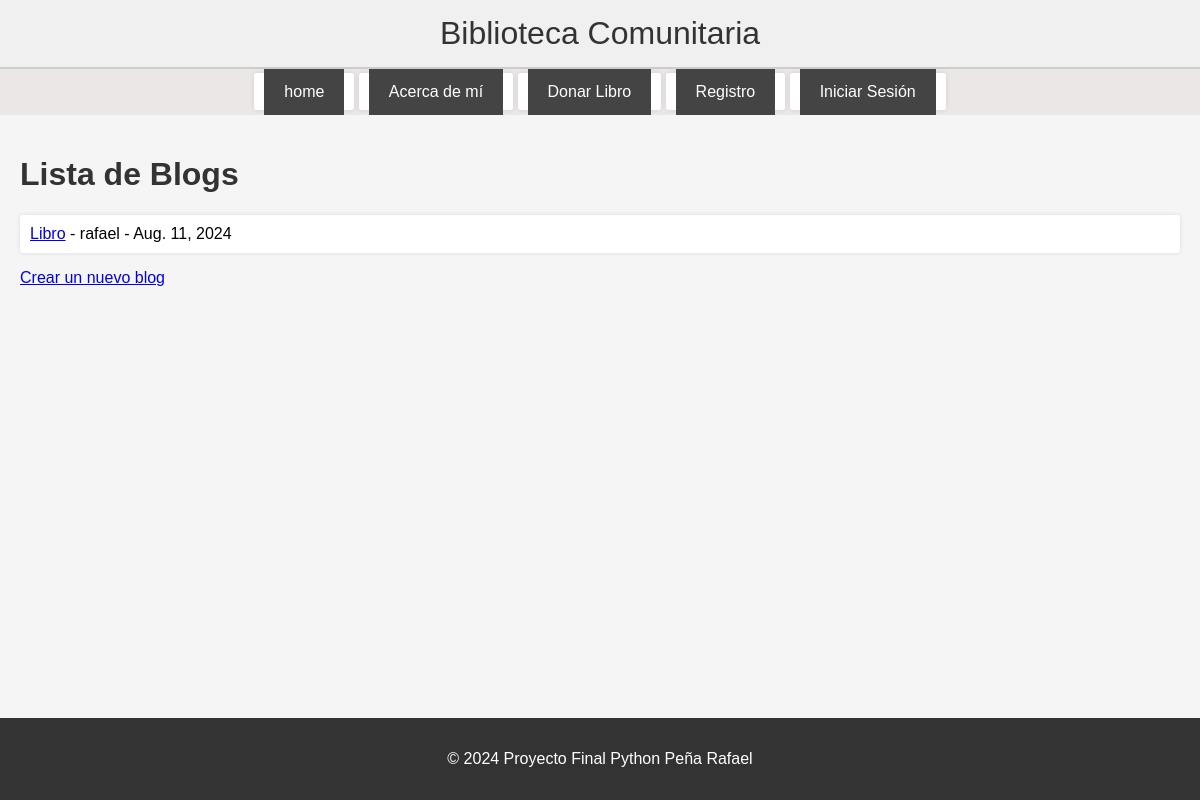
/blogs/, run on an earlier commit of the app's database.
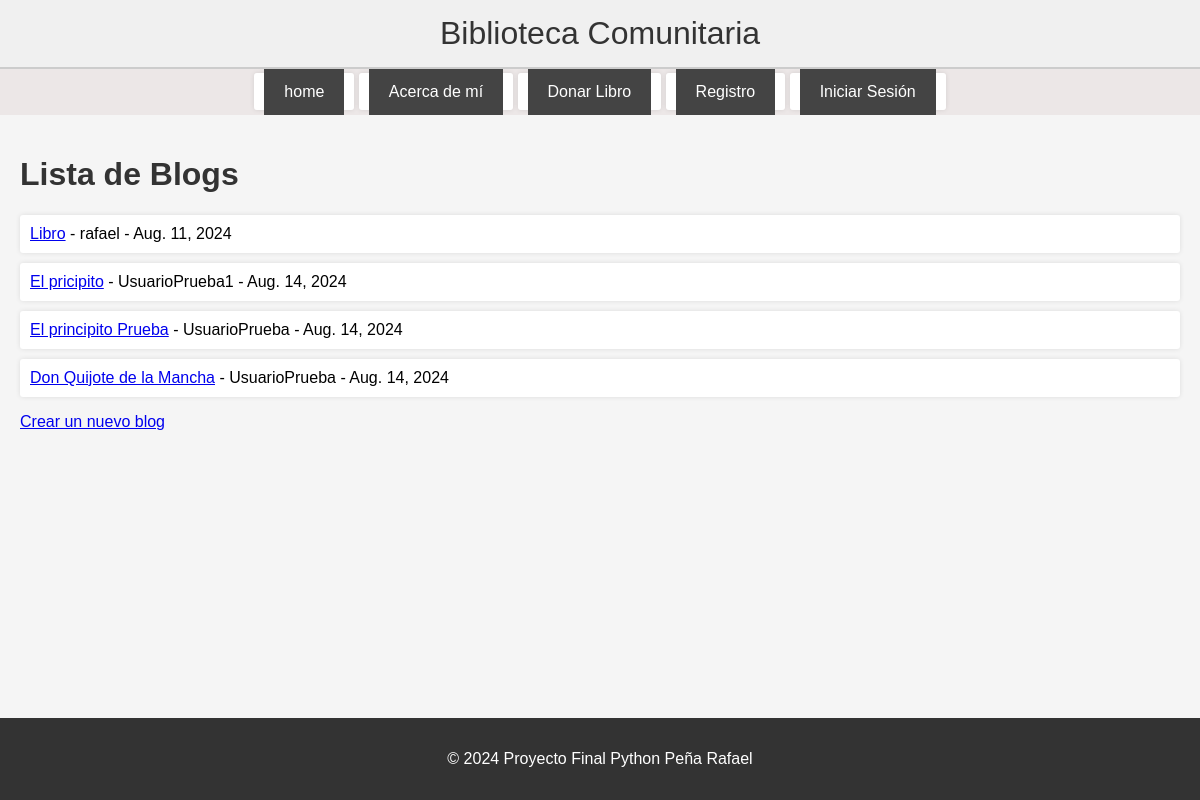
And on a later commit of the database.
### blogs/models.py (models this page shows)
class Blog(models.Model):
    titulo = models.CharField(max_length=200)
    subtitulo = models.CharField(max_length=200)
    cuerpo = models.TextField()
    autor = models.ForeignKey(User, on_delete=models.CASCADE)
    fecha = models.DateField(auto_now_add=True)
    imagen = models.ImageField(upload_to='blog_images/',null=True, blank=True)

### blogs/views.py (the view)
# urls.py: path('', views.lista_blogs, name='lista_blogs'),
def lista_blogs(request):
    blogs = Blog.objects.all()
    return render(request, 'blogs/lista_blogs.html', {'blogs': blogs})

### blogs/templates/blogs/lista_blogs.html (shortened to what this page needs)
{% extends 'vistas/base.html' %}
{% block content %}
<h1>Lista de Blogs</h1>
<ul>
    {% for blog in blogs %}
        <li>
            <a href="{% url 'detalle_blog' blog.id %}">{{ blog.titulo }}</a> - {{ blog.autor }} - {{ blog.fecha }}
        </li>
    {% endfor %}
</ul>
<a href="{% url 'crear_blog' %}">Crear un nuevo blog</a>
{% endblock %}

What changed in the data, as far as the page shows it:
added Blog: titulo "El pricipito", autor "UsuarioPrueba1", fecha "Aug. 14, 2024"
added Blog: titulo "El principito Prueba", autor "UsuarioPrueba", fecha "Aug. 14, 2024"
added Blog: titulo "Don Quijote de la Mancha", autor "UsuarioPrueba", fecha "Aug. 14, 2024"
